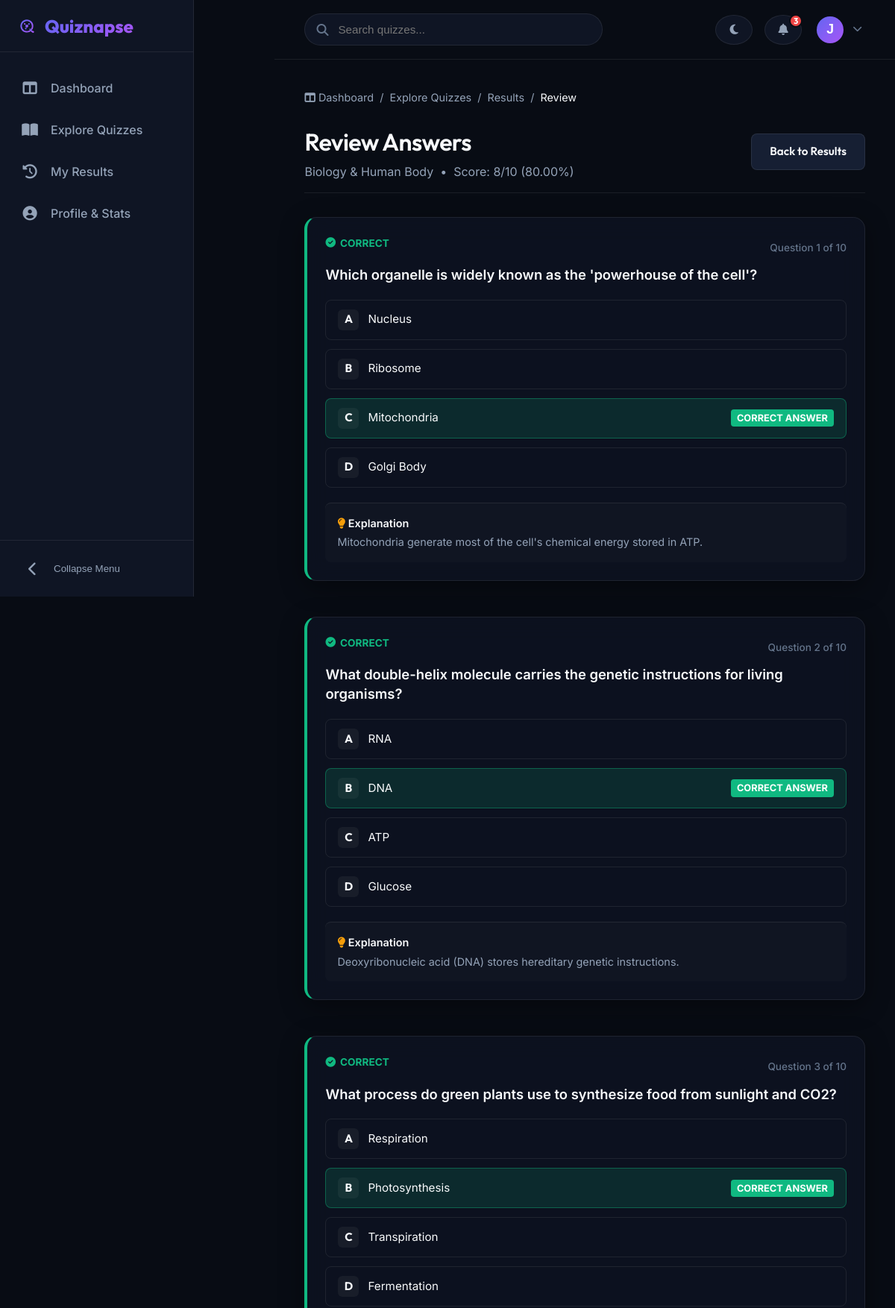
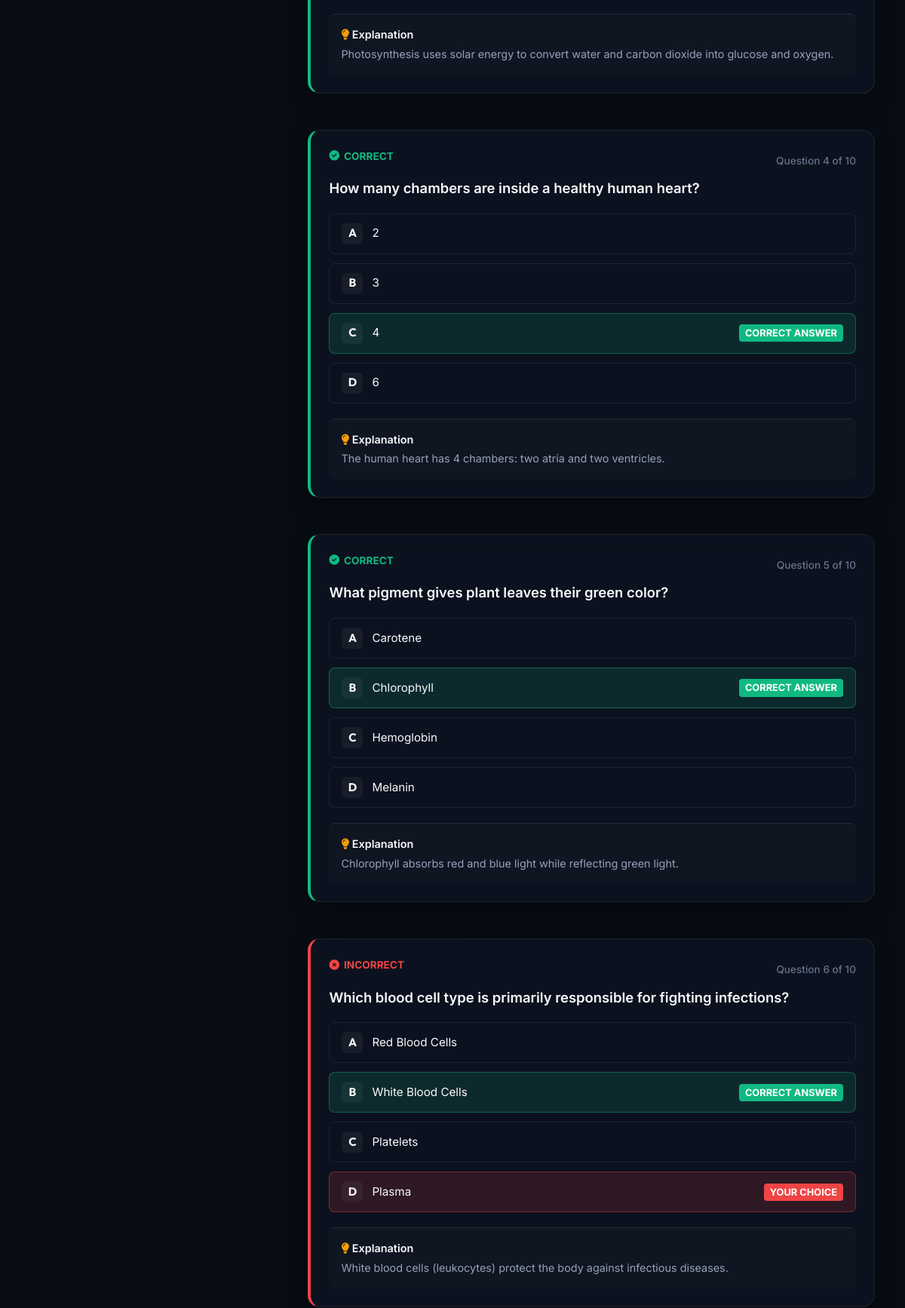
Page /quizzes/attempt/12/review/ (signed in, upper part) on the committed database (2 pictures, top to bottom).
### quizzes/models.py (models this page shows, shortened)
class QuizAttempt(models.Model):
    STATUS_CHOICES = [
        ('Passed', 'Passed'),
        ('Failed', 'Failed'),
    ]
    user = models.ForeignKey(User, on_delete=models.CASCADE, related_name='attempts')
    quiz = models.ForeignKey(Quiz, on_delete=models.CASCADE, related_name='attempts')
    score = models.PositiveIntegerField(default=0, help_text="Number of correct answers")
    percentage = models.DecimalField(max_digits=5, decimal_places=2, default=0.0)
    started_at = models.DateTimeField(auto_now_add=True)
    completed_at = models.DateTimeField(blank=True, null=True)
    time_taken = models.PositiveIntegerField(blank=True, null=True, help_text="Time taken in seconds")
    status = models.CharField(max_length=10, choices=STATUS_CHOICES, default='Failed')
    class Meta:
        ordering = ['-started_at']

class Quiz(models.Model):
    CATEGORY_CHOICES = [
        ('Programming', 'Programming'),
        ('Science', 'Science'),
        ('Mathematics', 'Mathematics'),
        ('General Knowledge', 'General Knowledge'),
        ('Aptitude', 'Aptitude'),
        ('History', 'History'),
        ('Literature', 'Literature'),
        ('Sports', 'Sports'),
    ]
    DIFFICULTY_CHOICES = [
        ('Easy', 'Easy'),
        ('Medium', 'Medium'),
        ('Hard', 'Hard'),
    ]
    title = models.CharField(max_length=255)
    description = models.TextField()
    category = models.CharField(max_length=100, choices=CATEGORY_CHOICES)
    difficulty = models.CharField(max_length=20, choices=DIFFICULTY_CHOICES)
    time_limit = models.PositiveIntegerField(help_text="Time limit in minutes")
    pass_mark = models.PositiveIntegerField(default=50, help_text="Minimum percentage required to pass (e.g. 50)")
    is_published = models.BooleanField(default=False)
    created_at = models.DateTimeField(auto_now_add=True)
    class Meta:
        verbose_name_plural = "Quizzes"
        ordering = ['-created_at']

class Question(models.Model):
    OPTION_CHOICES = [
        ('A', 'Option A'),
        ('B', 'Option B'),
        ('C', 'Option C'),
        ('D', 'Option D'),
    ]
    quiz = models.ForeignKey(Quiz, on_delete=models.CASCADE, related_name='questions')
    question_text = models.TextField()
    option_a = models.CharField(max_length=255)
    option_b = models.CharField(max_length=255)
    option_c = models.CharField(max_length=255)
    option_d = models.CharField(max_length=255)
    correct_option = models.CharField(max_length=1, choices=OPTION_CHOICES)
    explanation = models.TextField(blank=True, null=True, help_text="Explanation shown to users after submission")

### quizzes/views.py (the view)
# urls.py: path('quizzes/attempt/<int:attempt_id>/review/', views.quiz_review, name='quiz_review'),
@login_required
def quiz_review(request, attempt_id):
    attempt = get_object_or_404(QuizAttempt, id=attempt_id, user=request.user)
    user_answers = {ua.question_id: ua for ua in attempt.answers.all()}
    questions = attempt.quiz.questions.all()
    for q in questions:
        q.user_answer = user_answers.get(q.id)
    context = {
        'attempt': attempt,
        'questions': questions,
    }
    return render(request, 'quizzes/quiz_review.html', context)

### quizzes/templates/quizzes/quiz_review.html (shortened to what this page needs)
{% extends 'quizzes/base.html' %}
{% load static %}
{% block content %}
<div class="quiz-review-wrapper" style="max-width: 900px; margin: 0 auto; padding-bottom: 40px;">
    <div style="margin-bottom: 24px; font-size: 0.9rem; color: var(--text-secondary);">
        <a href="{% url 'dashboard' %}"><i class="fas fa-columns"></i> Dashboard</a> &nbsp;/&nbsp;
        <a href="{% url 'quiz_list' %}">Explore Quizzes</a> &nbsp;/&nbsp;
        <a href="{% url 'quiz_result' attempt.id %}">Results</a> &nbsp;/&nbsp;
        <span style="color: var(--text-primary);">Review</span>
    </div>
    <div style="margin-bottom: 32px; display: flex; justify-content: space-between; align-items: center; border-bottom: 1px solid var(--border-color); padding-bottom: 16px;">
        <div>
            <h1 style="font-size: 2rem; font-family: 'Outfit', sans-serif;">Review Answers</h1>
            <p style="color: var(--text-secondary); margin-top: 4px;">{{ attempt.quiz.title }} &nbsp;•&nbsp; Score: {{ attempt.score }}/{{ questions.count }} ({{ attempt.percentage }}%)</p>
        </div>
        <a href="{% url 'quiz_result' attempt.id %}" class="btn btn-secondary">
            Back to Results
        </a>
    </div>
    <div style="display: flex; flex-direction: column; gap: 24px;">
        {% for question in questions %}
            <div class="glass-card review-question-card {% if question.user_answer.is_correct %}correct{% elif not question.user_answer.selected_option %}skipped{% else %}incorrect{% endif %}">
                <div style="display: flex; justify-content: space-between; align-items: center;">
                    <span class="review-status-indicator {% if question.user_answer.is_correct %}cor{% elif not question.user_answer.selected_option %}skp{% else %}inc{% endif %}">
                        {% if question.user_answer.is_correct %}
                            <i class="fas fa-check-circle"></i> Correct
                        {% elif not question.user_answer.selected_option %}
                            <i class="fas fa-minus-circle"></i> Skipped
                        {% else %}
                            <i class="fas fa-times-circle"></i> Incorrect
                        {% endif %}
                    </span>
                    <span style="font-size: 0.85rem; color: var(--text-muted); font-weight: 500;">
                        Question {{ forloop.counter }} of {{ questions.count }}
                    </span>
                </div>
                <div class="question-text" style="font-size: 1.15rem; margin-bottom: 16px; margin-top: 8px;">
                    {{ question.question_text }}
                </div>
                <div class="review-options-list">
                    <div class="review-option
                        {% if question.correct_option == 'A' %}correct-choice{% elif question.user_answer.selected_option == 'A' and not question.user_answer.is_correct %}wrong-choice{% endif %}">
                        <span class="option-label-letter" style="background: rgba(255,255,255,0.05); color: var(--text-primary);">A</span>
                        <span style="flex: 1;">{{ question.option_a }}</span>
                    </div>
                    <div class="review-option
                        {% if question.correct_option == 'B' %}correct-choice{% elif question.user_answer.selected_option == 'B' and not question.user_answer.is_correct %}wrong-choice{% endif %}">
                        <span class="option-label-letter" style="background: rgba(255,255,255,0.05); color: var(--text-primary);">B</span>
                        <span style="flex: 1;">{{ question.option_b }}</span>
                        {% if question.correct_option == 'B' %}
                            <span class="review-option-badge cor">Correct Answer</span>
                        {% elif question.user_answer.selected_option == 'B' %}
                            <span class="review-option-badge inc">Your Choice</span>
                        {% endif %}
                    </div>
                    <div class="review-option
                        {% if question.correct_option == 'C' %}correct-choice{% elif question.user_answer.selected_option == 'C' and not question.user_answer.is_correct %}wrong-choice{% endif %}">
                        <span class="option-label-letter" style="background: rgba(255,255,255,0.05); color: var(--text-primary);">C</span>
                        <span style="flex: 1;">{{ question.option_c }}</span>
                        {% if question.correct_option == 'C' %}
                            <span class="review-option-badge cor">Correct Answer</span>
                        {% elif question.user_answer.selected_option == 'C' %}
                            <span class="review-option-badge inc">Your Choice</span>
                        {% endif %}
                    </div>
                    <div class="review-option
                        {% if question.correct_option == 'D' %}correct-choice{% elif question.user_answer.selected_option == 'D' and not question.user_answer.is_correct %}wrong-choice{% endif %}">
                        <span class="option-label-letter" style="background: rgba(255,255,255,0.05); color: var(--text-primary);">D</span>
                        <span style="flex: 1;">{{ question.option_d }}</span>
                        {% if question.correct_option == 'D' %}
                            <span class="review-option-badge cor">Correct Answer</span>
                        {% elif question.user_answer.selected_option == 'D' %}
                            <span class="review-option-badge inc">Your Choice</span>
                        {% endif %}
                    </div>
                </div>
                {% if question.explanation %}
                    <div class="explanation-box">
                        <div class="explanation-title"><i class="fas fa-lightbulb" style="color: var(--warning);"></i> Explanation</div>
                        <p>{{ question.explanation }}</p>
                    </div>
                {% endif %}
            </div>
        {% endfor %}
    </div>
</div>
{% endblock %}

### quizzes/templates/quizzes/base.html (shortened to what this page needs)
{% load static %}
<!DOCTYPE html>
<html lang="en">
<head>
    <link rel="stylesheet" href="https://cdnjs.cloudflare.com/ajax/libs/font-awesome/6.4.0/css/all.min.css">
    <link rel="stylesheet" href="{% static 'css/base.css' %}?v=3">
    <link rel="stylesheet" href="{% static 'css/dashboard.css' %}">
    <link rel="stylesheet" href="{% static 'css/quiz.css' %}">
</head>
<body>
    <div class="layout-wrapper">
        {% if user.is_authenticated %}
            <aside id="sidebar" class="sidebar">
                <a href="{% url 'dashboard' %}" class="sidebar-brand" style="display: flex; align-items: center; gap: 12px; text-decoration: none;">
                    {% include 'quizzes/includes/logo.html' with size='24' id='sidebar' %}
                    <span class="sidebar-logo sidebar-logo-text">Quiznapse</span>
                </a>
                <ul class="sidebar-menu">
                    <li class="sidebar-menu-item {% if request.resolver_match.url_name == 'dashboard' %}active{% endif %}">
                        <a href="{% url 'dashboard' %}">
                            <span class="sidebar-icon"><i class="fas fa-columns"></i></span>
                            <span>Dashboard</span>
                        </a>
                    </li>
                    <li class="sidebar-menu-item {% if request.resolver_match.url_name == 'quiz_list' or request.resolver_match.url_name == 'quiz_detail' or request.resolver_match.url_name == 'quiz_attempt' %}active{% endif %}">
                        <a href="{% url 'quiz_list' %}">
                            <span class="sidebar-icon"><i class="fas fa-book-open"></i></span>
                            <span>Explore Quizzes</span>
                        </a>
                    </li>
                    <li class="sidebar-menu-item {% if request.resolver_match.url_name == 'my_results' %}active{% endif %}">
                        <a href="{% url 'my_results' %}">
                            <span class="sidebar-icon"><i class="fas fa-history"></i></span>
                            <span>My Results</span>
                        </a>
                    </li>
                    <li class="sidebar-menu-item {% if request.resolver_match.url_name == 'profile' %}active{% endif %}">
                        <a href="{% url 'profile' %}">
                            <span class="sidebar-icon"><i class="fas fa-user-circle"></i></span>
                            <span>Profile & Stats</span>
                        </a>
                    </li>
                </ul>
                <div class="sidebar-footer">
                    <button id="sidebar-toggle" class="sidebar-footer-btn" style="border: none; background: transparent; display: flex; align-items: center; justify-content: flex-start; cursor: pointer; padding: 12px 16px;">
                        <span class="sidebar-icon"><i class="fas fa-chevron-left"></i></span>
                        <span>Collapse Menu</span>
                    </button>
                </div>
            </aside>
            <header class="mobile-header">
                <button id="mobile-toggle" class="mobile-toggle">
                </button>
                <a href="{% url 'dashboard' %}" class="mobile-brand" style="display: flex; align-items: center; gap: 8px; text-decoration: none;">
                    <span>Quiznapse</span>
                </a>
                <button id="mobile-theme-toggle" class="mobile-toggle" style="background: transparent; border: none; font-size: 1.2rem;">
                </button>
            </header>
        {% endif %}
        <main class="main-content {% if not user.is_authenticated %}public-content{% endif %}">
            {% if user.is_authenticated %}
                <header class="top-header">
                    <form action="{% url 'quiz_list' %}" method="get" class="header-search">
                        <i class="fas fa-search search-icon"></i>
                        <input type="text" name="search" placeholder="Search quizzes..." class="search-input" value="{{ request.GET.search }}">
                    </form>
                    <div class="header-actions">
                        <button id="theme-toggle" class="btn btn-icon theme-toggle-btn">
                            <i class="fas fa-moon"></i>
                        </button>
                        <div class="dropdown-container">
                            <button class="btn btn-icon dropdown-trigger" id="notification-btn">
                                <i class="fas fa-bell"></i>
                                <span class="notification-badge">3</span>
                            </button>
                        </div>
                        <div class="dropdown-container">
                            <button class="profile-trigger dropdown-trigger" id="profile-btn">
                                <div class="avatar">{{ user.username|make_list|first|upper }}</div>
                                <i class="fas fa-chevron-down profile-chevron"></i>
                            </button>
                        </div>
                    </div>
                </header>
            {% endif %}
            <div class="content-container">
                {% block content %}{% endblock %}
            </div>
        </main>
    </div>
</body>
</html>

### rows in the picture
QuizAttempt: quiz "Biology & Human Body", score "8", percentage "80.00"
Question: shows "CORRECT", count "10", question_text "Which organelle is widely known as the 'powerhouse of the cell'?", option_a "Nucleus", option_b "Ribosome", option_c "Mitochondria", correct_option "CORRECT ANSWER", option_d "Golgi Body", explanation "Mitochondria generate most of the cell's chemical energy stored in ATP."
Question: shows "CORRECT", count "10", question_text "What double-helix molecule carries the genetic instructions for living organisms?", option_a "RNA", option_b "DNA", correct_option "CORRECT ANSWER", option_c "ATP", option_d "Glucose", explanation "Deoxyribonucleic acid (DNA) stores hereditary genetic instructions."
Question: shows "CORRECT", count "10", question_text "What process do green plants use to synthesize food from sunlight and CO2?", option_a "Respiration", option_b "Photosynthesis", correct_option "CORRECT ANSWER", option_c "Transpiration", option_d "Fermentation", explanation "Photosynthesis uses solar energy to convert water and carbon dioxide into glucose and oxygen."
Question: shows "CORRECT", count "10", question_text "How many chambers are inside a healthy human heart?", option_a "2", option_b "3", option_c "4", correct_option "CORRECT ANSWER", option_d "6", explanation "The human heart has 4 chambers: two atria and two ventricles."
Question: shows "CORRECT", count "10", question_text "What pigment gives plant leaves their green color?", option_a "Carotene", option_b "Chlorophyll", correct_option "CORRECT ANSWER", option_c "Hemoglobin", option_d "Melanin", explanation "Chlorophyll absorbs red and blue light while reflecting green light."
Question: shows "INCORRECT", count "10", question_text "Which blood cell type is primarily responsible for fighting infections?", option_a "Red Blood Cells", option_b "White Blood Cells", correct_option "CORRECT ANSWER", option_c "Platelets", option_d "Plasma", explanation "White blood cells (leukocytes) protect the body against infectious diseases."

### other values in the picture
{{ user.username|make_list|first|upper }} "J"
{{ questions.count }} "10"
